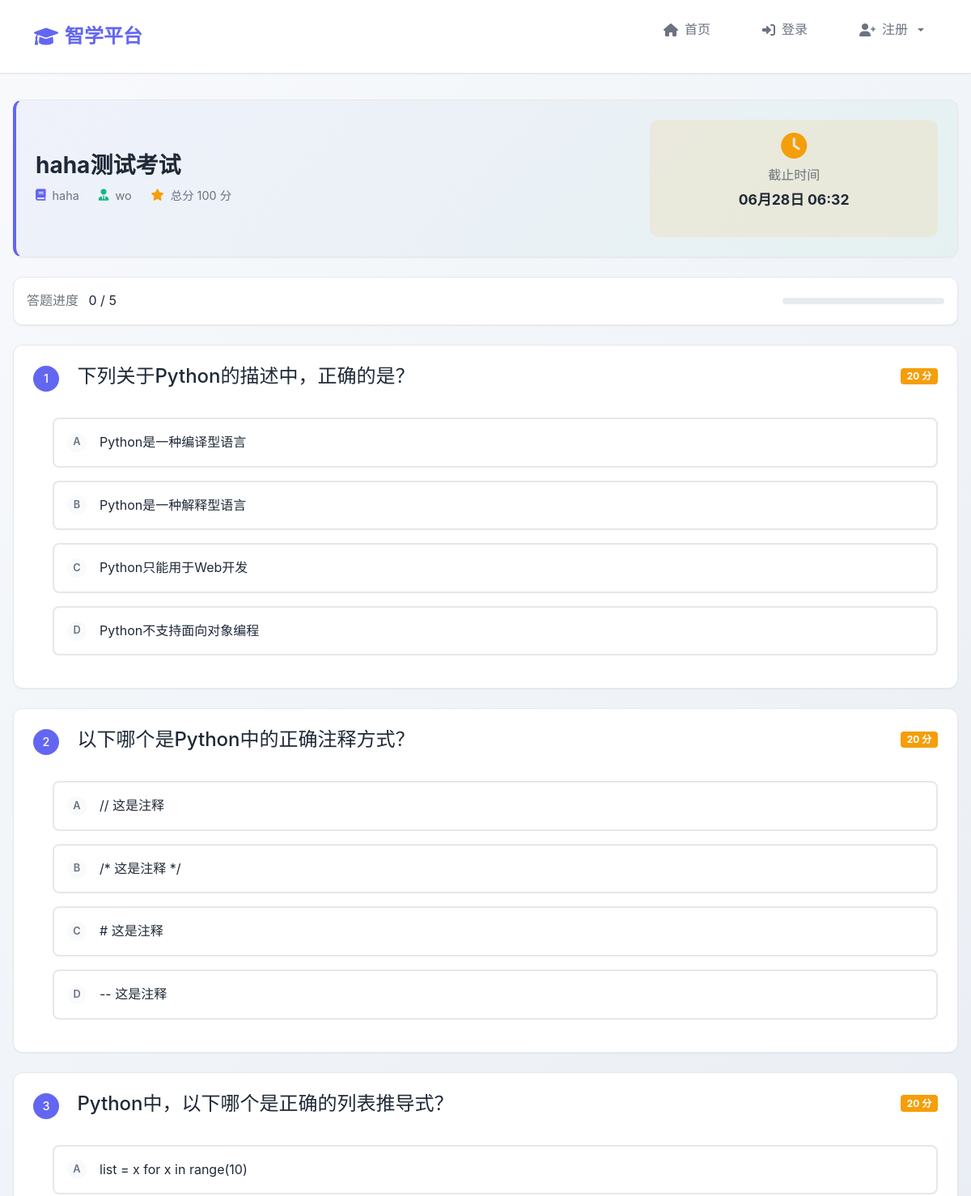
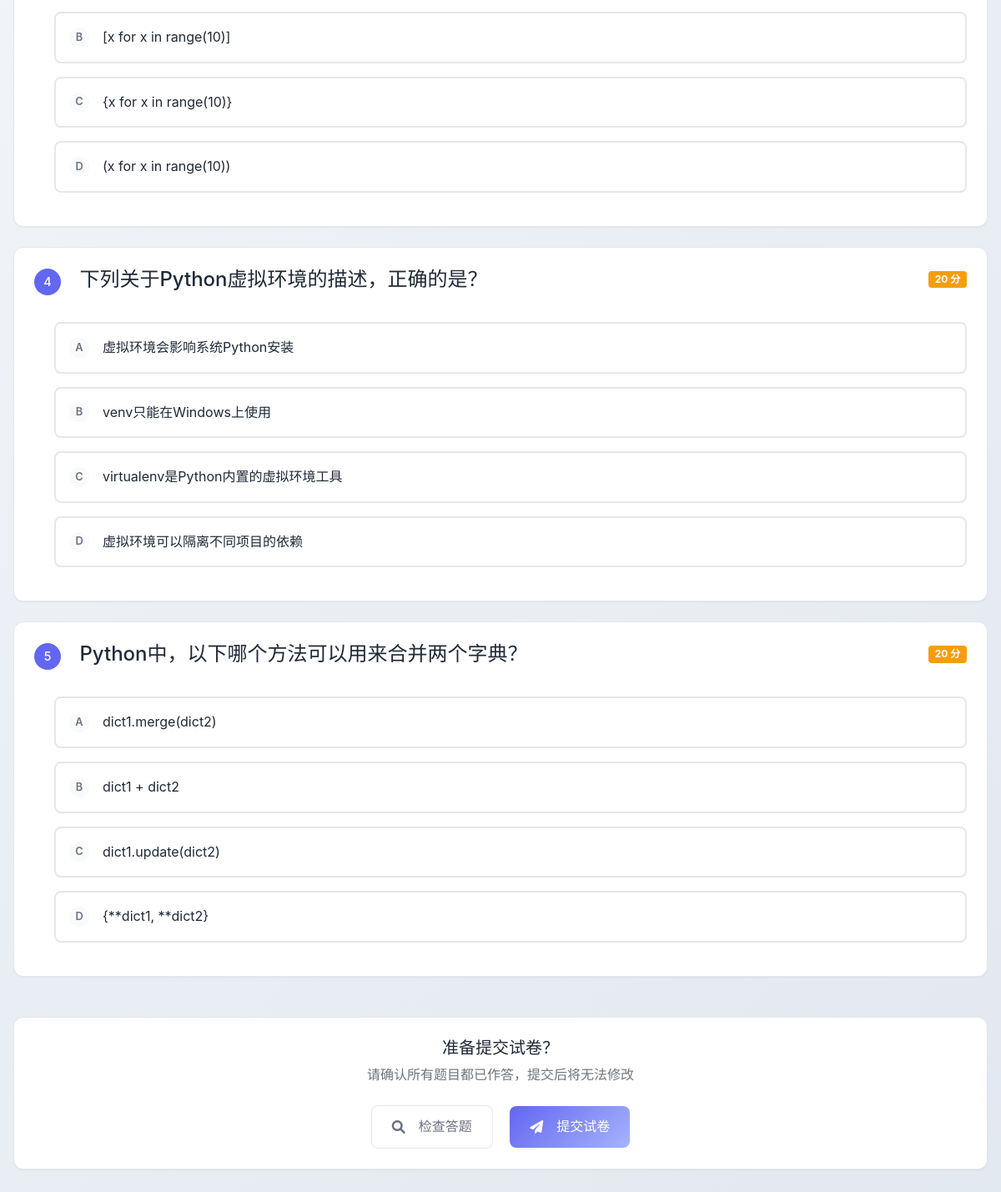
/student/exam/1/, run on the app's committed database (2 pictures, top to bottom).
### teacher/models.py (models this page shows, shortened)
class Exam(models.Model):
    name = models.CharField(max_length=100, verbose_name='考试名称')
    course = models.ForeignKey(Course, on_delete=models.CASCADE, related_name='exams', verbose_name='关联课程')
    teacher = models.ForeignKey(TeacherProfile, on_delete=models.CASCADE, related_name='exams', verbose_name='出题老师')
    release_time = models.DateTimeField(default=timezone.now, verbose_name='发布时间')
    deadline = models.DateTimeField(verbose_name='截止时间')
    total_score = models.IntegerField(default=100, verbose_name='总分')

class Course(models.Model):
    name = models.CharField(max_length=50, verbose_name='课程名称')
    description = models.TextField(verbose_name='课程描述')
    code = models.CharField(max_length=20, unique=True, verbose_name='课程标识')
    teacher = models.ForeignKey(TeacherProfile, on_delete=models.CASCADE, related_name='courses', verbose_name='老师')
    students = models.ManyToManyField(StudentProfile, related_name='courses', verbose_name='学生')

class TeacherProfile(models.Model):
    user = models.OneToOneField(User, on_delete=models.CASCADE)
    name = models.CharField(max_length=50, verbose_name='姓名')
    teacher_id = models.CharField(max_length=20, unique=True, verbose_name='工号')
    college = models.CharField(max_length=50, verbose_name='学院')
    contact = models.CharField(max_length=50, verbose_name='联系方式')

class Question(models.Model):
    QUESTION_TYPES = [
        ('single_choice', '单选题'),
        ('multiple_choice', '多选题'),
    ]
    exam = models.ForeignKey(Exam, on_delete=models.CASCADE, related_name='questions', verbose_name='所属考试')
    text = models.TextField(verbose_name='题目')
    question_type = models.CharField(max_length=20, choices=QUESTION_TYPES, default='single_choice', verbose_name='题目类型')
    options = models.JSONField(verbose_name='选项')
    correct_options = models.JSONField(verbose_name='正确答案')
    points = models.IntegerField(default=5, verbose_name='分值')

### student/views.py (the view, shortened to what this page needs)
# urls.py: path('exam/<int:exam_id>/', views.exam_detail, name='student_exam_detail'),
def exam_detail(request, exam_id):
    try:
        exam = get_object_or_404(Exam, id=exam_id)
        if request.user.is_authenticated:
            try:
                student = StudentProfile.objects.get(user=request.user)
                existing_result = ExamResult.objects.filter(student=student, exam=exam).first()
                if existing_result:
                    return render(request, 'student_exam_result.html', {'result': existing_result})
            except StudentProfile.DoesNotExist:
                student = None
                existing_result = None
        else:
            student = None
            existing_result = None
        return render(request, 'student_exam_detail.html', {
            'exam': exam,
            'questions': exam.questions.all(),
            'user_authenticated': request.user.is_authenticated
        })
    except Exception as e:
        messages.error(request, f'访问考试时发生错误: {str(e)}')
        return redirect('student:student_exam_list')

### student/templatetags/exam_extras.py (called while the page is built)
@register.filter(name='chr')
def chr_filter(value):
    try:
        return chr(int(value))
    except (ValueError, TypeError):
        return ''

### templates/student_exam_detail.html (shortened to what this page needs)
{% extends 'base.html' %}
{% load exam_extras %}
{% block content %}
<div class="exam-header mb-4">
    <div class="card-custom p-4">
        <div class="row align-items-center">
            <div class="col-md-8">
                <div class="exam-title-section">
                    <h1 class="exam-title fw-bold mb-2">{{ exam.name }}</h1>
                    <div class="exam-meta">
                        <span class="meta-item">
                            <i class="fas fa-book me-2" style="color: var(--primary-color);"></i>
                            {{ exam.course.name }}
                        </span>
                        <span class="meta-item">
                            <i class="fas fa-user-tie me-2" style="color: var(--secondary-color);"></i>
                            {{ exam.teacher.name }}
                        </span>
                        <span class="meta-item">
                            <i class="fas fa-star me-2" style="color: var(--accent-color);"></i>
                            总分 {{ exam.total_score }} 分
                        </span>
                    </div>
                </div>
            </div>
            <div class="col-md-4">
                <div class="exam-timer-section text-center">
                    <div class="timer-display">
                        <i class="fas fa-clock mb-2" style="font-size: 2rem; color: var(--accent-color);"></i>
                        <div class="deadline-info">
                            <p class="mb-1 text-muted">截止时间</p>
                            <p class="deadline-time fw-bold" style="color: var(--text-primary);">
                                {{ exam.deadline|date:"m月d日 H:i" }}
                            </p>
                        </div>
                    </div>
                </div>
            </div>
        </div>
    </div>
</div>
<div class="exam-progress mb-4">
    <div class="card-custom p-3">
        <div class="d-flex justify-content-between align-items-center">
            <div class="progress-info">
                <span class="text-muted">答题进度</span>
                <span id="progress-text" class="fw-semibold ms-2">0 / {{ questions|length }}</span>
            </div>
            <div class="progress-bar-container">
                <div class="progress" style="width: 200px; height: 8px;">
                </div>
            </div>
        </div>
    </div>
</div>
<div class="exam-questions">
    <form method="post" id="exam-form">
        {% for question in questions %}
        <div class="question-card mb-4" data-question-id="{{ question.id }}">
            <div class="card-custom">
                <div class="card-body p-4">
                    <div class="question-header mb-4">
                        <div class="d-flex justify-content-between align-items-start">
                            <h4 class="question-title fw-semibold mb-2">
                                <span class="question-number">{{ forloop.counter }}</span>
                                {{ question.text }}
                            </h4>
                            <div class="question-points">
                                <span class="badge" style="background-color: var(--accent-color);">
                                    {{ question.points }} 分
                                </span>
                            </div>
                        </div>
                    </div>
                    <div class="question-options">
                        {% for option in question.options %}
                        <div class="option-item mb-3">
                            <div class="form-check custom-radio">
                                <label class="form-check-label"
                                       for="question_{{ question.id }}_{{ forloop.counter0 }}">
                                    <span class="option-letter">{{ forloop.counter0|add:65|chr }}</span>
                                    <span class="option-text">{{ option }}</span>
                                </label>
                            </div>
                        </div>
                        {% endfor %}
                    </div>
                </div>
            </div>
        </div>
        {% endfor %}
        <div class="exam-submit-section">
            <div class="card-custom p-4 text-center">
                <div class="submit-info mb-4">
                    <h5 class="fw-semibold mb-2">准备提交试卷？</h5>
                    <p class="text-muted">请确认所有题目都已作答，提交后将无法修改</p>
                </div>
                <div class="submit-actions">
                    <button type="button"
                            class="btn-custom btn-secondary-custom me-3"
                            onclick="checkAnswers()">
                        <i class="fas fa-search me-2"></i>
                        检查答题
                    </button>
                    <button type="submit"
                            class="btn-custom btn-primary-custom"
                            onclick="return confirmSubmit()">
                        <i class="fas fa-paper-plane me-2"></i>
                        提交试卷
                    </button>
                </div>
            </div>
        </div>
    </form>
</div>
{% endblock %}

### templates/base.html (style rules this page uses)
:root { --primary-color: #6366f1; --primary-light: #a5b4fc; --secondary-color: #10b981; --accent-color: #f59e0b; --bg-primary: #fefefe; --bg-secondary: #f8fafc; --bg-card: #ffffff; --text-primary: #1f2937; --text-secondary: #6b7280; --text-muted: #9ca3af; --border-color: #e5e7eb; --shadow-sm: 0 1px 2px 0 rgba(0, 0, 0, 0.05); --shadow-md: 0 4px 6px -1px rgba(0, 0, 0, 0.1), 0 2px 4px -1px rgba(0, 0, 0, 0.06); --shadow-lg: 0 10px 15px -3px rgba(0, 0, 0, 0.1), 0 4px 6px -2px rgba(0, 0, 0, 0.05); --radius-sm: 0.375rem; --radius-md: 0.5rem; --radius-lg: 0.75rem; --radius-xl: 1rem; }
* { margin: 0; padding: 0; box-sizing: border-box; }
body { font-family: -apple-system, BlinkMacSystemFont, 'Segoe UI', Roboto, 'Inter', sans-serif; background: linear-gradient(135deg, #f8fafc 0%, #e2e8f0 100%); color: var(--text-primary); line-height: 1.6; min-height: 100vh; }
.btn-custom { border: none; border-radius: var(--radius-md); padding: 0.75rem 1.5rem; font-weight: 500; text-decoration: none; display: inline-flex; align-items: center; gap: 0.5rem; transition: all 0.2s ease; cursor: pointer; }
.btn-primary-custom { background: linear-gradient(135deg, var(--primary-color), var(--primary-light)); color: white; }
.btn-secondary-custom { background-color: var(--bg-card); color: var(--text-secondary); border: 1px solid var(--border-color); }
.card-custom { background: var(--bg-card); border-radius: var(--radius-lg); box-shadow: var(--shadow-sm); border: 1px solid var(--border-color); transition: all 0.2s ease; }

### templates/student_exam_detail.html (style rules this page uses)
.exam-header .card-custom { background: linear-gradient(135deg, rgba(99, 102, 241, 0.05), rgba(16, 185, 129, 0.05)); border-left: 4px solid var(--primary-color); }
.exam-title { color: var(--text-primary); font-size: 1.75rem; }
.exam-meta { display: flex; flex-wrap: wrap; gap: 1.5rem; }
.meta-item { display: flex; align-items: center; color: var(--text-secondary); font-size: 0.9rem; }
.timer-display { padding: 1rem; border-radius: var(--radius-lg); background: rgba(245, 158, 11, 0.1); }
.deadline-time { font-size: 1.1rem; }
.question-card { transition: all 0.3s ease; }
.question-number { display: inline-block; width: 2rem; height: 2rem; background: var(--primary-color); color: white; border-radius: 50%; text-align: center; line-height: 2rem; font-size: 0.9rem; margin-right: 1rem; }
.question-title { color: var(--text-primary); }
.custom-radio { position: relative; }
.custom-radio .form-check-label { display: flex; align-items: center; padding: 1rem; border: 2px solid var(--border-color); border-radius: var(--radius-md); cursor: pointer; transition: all 0.2s ease; background: var(--bg-card); }
.option-letter { display: inline-flex; align-items: center; justify-content: center; width: 1.5rem; height: 1.5rem; background: var(--bg-secondary); border-radius: 50%; font-size: 0.8rem; font-weight: 600; margin-right: 1rem; color: var(--text-secondary); }
.option-text { flex: 1; color: var(--text-primary); }
.exam-submit-section { margin-top: 3rem; margin-bottom: 2rem; }
.submit-info h5 { color: var(--text-primary); }
.question-card { animation: fadeInUp 0.6s ease-out; animation-fill-mode: both; }
.question-card:nth-child(2) { animation-delay: 0.2s; }
.question-card:nth-child(3) { animation-delay: 0.3s; }
.question-card:nth-child(4) { animation-delay: 0.4s; }
.question-card:nth-child(5) { animation-delay: 0.5s; }

### data on the page
Exam: name "haha测试考试", course.name "haha", teacher.name "wo", total_score "100", deadline "06月28日 06:32"
Question: text "下列关于Python的描述中，正确的是？", points "20", options "Python是一种编译型语言" "Python是一种解释型语言" "Python只能用于Web开发" "Python不支持面向对象编程"
Question: text "以下哪个是Python中的正确注释方式？", points "20", options "// 这是注释" "/* 这是注释 */" "# 这是注释" "-- 这是注释"
Question: text "Python中，以下哪个是正确的列表推导式？", points "20", options "list = x for x in range(10)" "[x for x in range(10)]" "{x for x in range(10)}" "(x for x in range(10))"
Question: text "下列关于Python虚拟环境的描述，正确的是？", points "20", options "虚拟环境会影响系统Python安装" "venv只能在Windows上使用" "virtualenv是Python内置的虚拟环境工具" "虚拟环境可以隔离不同项目的依赖"
Question: text "Python中，以下哪个方法可以用来合并两个字典？", points "20", options "dict1.merge(dict2)" "dict1 + dict2" "dict1.update(dict2)" "{**dict1, **dict2}"
